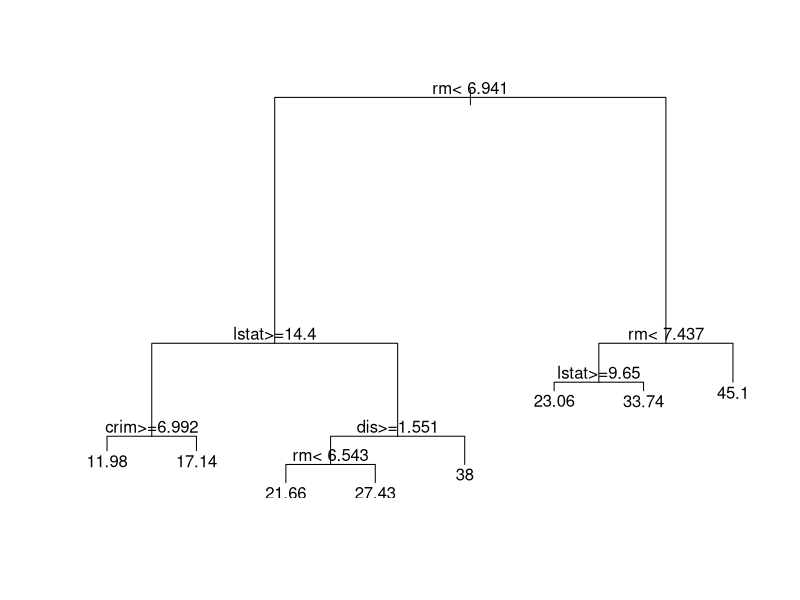

The R script that drew this image: (Note: this script raises an error after producing the figure.)
library(MASS) # for boston data
data(Boston)


rpart.Boston <- rpart::rpart(medv ~., data=Boston,weights=NULL)
#summary(rpart.Boston)
plot(rpart.Boston);text(rpart.Boston)

ctree.Boston <- party::ctree(medv ~., data=Boston)


out <- dtree(medv ~., data=Boston)

summary(out)

out
plot(out$rpart.out);text(out$rpart.out)
plot(out$evtree.out)
plot(out$ctree.out)
